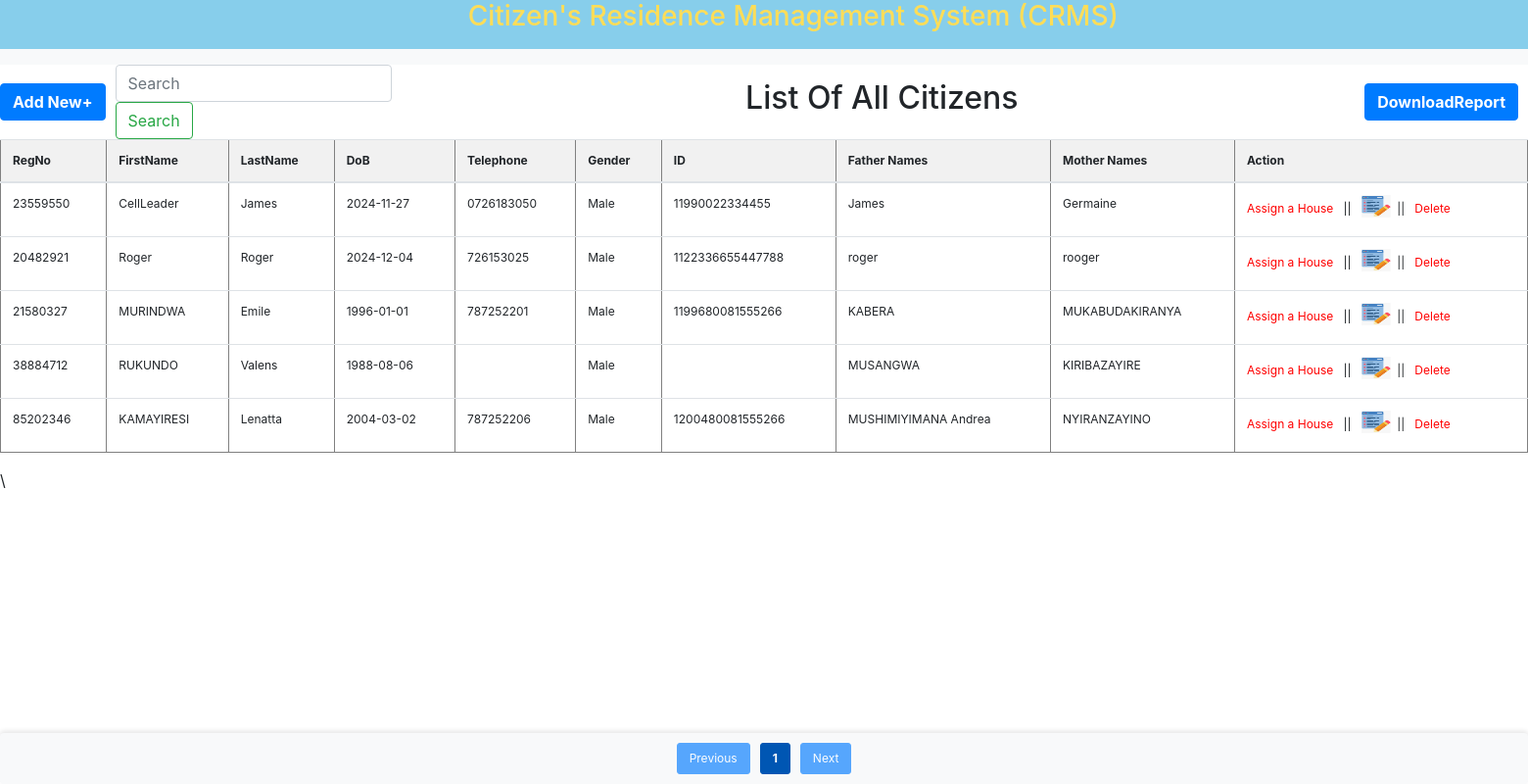
Page /ListOfCitizens.php (signed in) on the earlier database version.
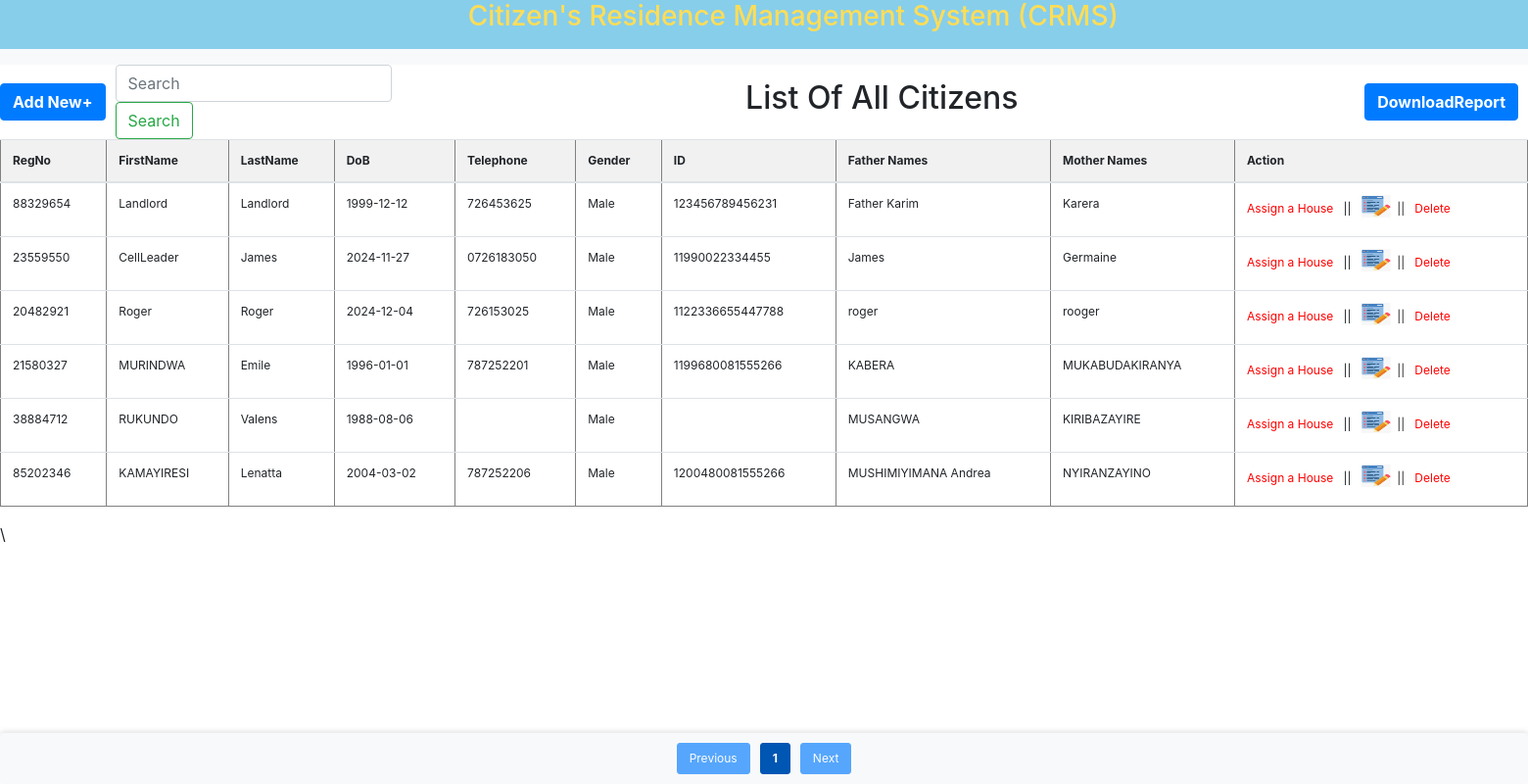
Same page on the later database version.
### tables this page shows
CREATE TABLE `resident` (
  `Identifier` varchar(8) DEFAULT NULL,
  `Firstname` varchar(20) DEFAULT NULL,
  `Lastname` varchar(20) DEFAULT NULL,
  `DoB` date DEFAULT NULL,
  `Telephone` varchar(10) DEFAULT NULL,
  `Gender` varchar(6) DEFAULT NULL,
  `ID` bigint DEFAULT NULL,
  `FatherNames` varchar(20) DEFAULT NULL,
  `MotherNames` varchar(20) DEFAULT NULL,
  `Province` varchar(20) DEFAULT NULL,
  `District` varchar(20) DEFAULT NULL,
  `Sector` varchar(20) DEFAULT NULL,
  `Cell` varchar(20) DEFAULT NULL,
  `Village` varchar(20) DEFAULT NULL,
  `Citizen_Category` varchar(20) DEFAULT NULL,
  `HouseNo` varchar(30) DEFAULT NULL,
  `Password` varchar(255) DEFAULT '',
  `Status` varchar(9) DEFAULT NULL,
  `RegDate` datetime DEFAULT CURRENT_TIMESTAMP
);

### ListOfCitizens.php (the view, shortened to what this page needs)
<!DOCTYPE html>
<html lang="en">
<head>
    <link rel="stylesheet" href="bootstrap/bootstrap.css">
    <link rel="stylesheet" href="css/style.css">
</head>
<body>
<?php include 'header.php'; ?>
<?php
$conn = new mysqli('localhost', 'super', '', 'crms');
$records_per_page = 7;
$page = isset($_GET['page']) ? (int)$_GET['page'] : 1;
$offset = ($page - 1) * $records_per_page;
$search_query = isset($_GET['search']) ? $conn->real_escape_string($_GET['search']) : '';
$sql = "SELECT Identifier, Firstname, Lastname, DoB, Telephone, Gender, ID, FatherNames, MotherNames, Province, District, Sector, Cell, Village, citizen_category, HouseNo, Status,RegDate
        FROM resident
        WHERE CONCAT_WS(' ', Firstname, Lastname, DoB, Telephone, Gender, ID, FatherNames, MotherNames, Province, District, Sector, Cell, Village, citizen_category, HouseNo, Status,RegDate) LIKE ?
        ORDER BY RegDate DESC
        LIMIT ? OFFSET ?";
$stmt = $conn->prepare($sql);
$search_param = "%$search_query%";
$stmt->bind_param("sii", $search_param, $records_per_page, $offset);
$stmt->execute();
$result = $stmt->get_result();
$total_sql = "SELECT COUNT(*) as total FROM resident WHERE CONCAT_WS(' ', Firstname, Lastname, ID, FatherNames, MotherNames, Province, District, Sector, Cell, Village, citizen_category, HouseNo, Status,RegDate) LIKE ?";
$total_stmt = $conn->prepare($total_sql);
$total_stmt->bind_param("s", $search_param);
$total_stmt->execute();
$total_result = $total_stmt->get_result();
$total_row = $total_result->fetch_assoc();
$total_records = $total_row['total'];
$total_pages = ceil($total_records / $records_per_page);
if ($result->num_rows > 0) {
    echo "<div class='table-container'>";
    echo "<table border='1' class='table table-striped' style='min-width: 60%;>";
    echo "<thead>";
    echo "<tr>
            <th colspan='16' style='text-align: left; background-color: #f8f9fa;'>
                <div style='display: flex; align-items: center;'>
                    <div style='margin-right: 10px;'>
                        <a class='small' href='addResident.php'>
                            <button class='btn btn-primary'><b>Add New+</b></button>
                        </a>
                    </div>
                    <div style='margin-right: 8px;'>
                        <form class='form-inline my-2 my-lg-0' method='GET' action=''>
                            <input class='form-control mr-sm-2' type='search' name='search' placeholder='Search' aria-label='Search' value='" . htmlspecialchars($search_query) . "'>
                            <button class='btn btn-outline-success my-2 my-sm-0' type='submit'>Search</button>
                        </form>
                    </div>
                    <div style='flex: 1; text-align: center; font-size: 18px;'>
                        <h2 class='text-center'>List Of All Citizens</h2>
                    </div>
                     <div style='margin-right: 10px;'>
                        <button class='btn btn-primary' id='generateReportButton'><b>DownloadReport</b></button>
                    </div>
                </div>
            </th>
          </tr>";
    echo "<tr>
            <th scope='col'>RegNo</th>
            <th scope='col'>FirstName</th>
            <th scope='col'>LastName</th>
            <th scope='col'>DoB</th>
            <th scope='col'>Telephone</th>
            <th scope='col'>Gender</th>
            <th scope='col'>ID</th>
            <th scope='col'>Father    Names</th>
            <th scope='col'>Mother    Names</th>
            <th scope='col'>Action</th>
          </tr>";
    echo "<tbody>";
    while ($row = $result->fetch_assoc()) {
        echo "<tr>
                <td>" . htmlspecialchars($row["Identifier"]) . "</td>
                <td>" . htmlspecialchars($row["Firstname"]) . "</td>
                <td>" . htmlspecialchars($row["Lastname"]) . "</td>
                <td>" . htmlspecialchars($row["DoB"]) . "</td>
                <td>" . htmlspecialchars($row["Telephone"]) . "</td>
                <td>" . htmlspecialchars($row["Gender"]) . "</td>
                <td>" . htmlspecialchars($row["ID"]) . "</td>
                <td>" . htmlspecialchars($row["FatherNames"]) . "</td>
                <td>" . htmlspecialchars($row["MotherNames"]) . "</td>
                <td><a href='updateResident.php?identifier=" . htmlspecialchars($row["Identifier"]) . "' style='color: red;'>Assign a House</a> &nbsp&nbsp||&nbsp&nbsp
                    <a href='updateCitizen.php?identifier=" . htmlspecialchars($row["Identifier"]) . "' style='color: red;'><img src='images/edit.jpg' width='30px' height='30px'></a>&nbsp&nbsp||&nbsp&nbsp
                    <a href='deleteCitizen.php?identifier=" . htmlspecialchars($row["Identifier"]) . "' style='color: red;'>Delete</a></td>
              </tr>";
    }
    echo "</tbody>";
    echo "</table>";
    echo "</div>";
    echo "<div class='pagination'>";
    if ($page > 1) {
        echo "<a href='?page=" . ($page - 1) . "&search=" . urlencode($search_query) . "' class='btn btn-primary' style='background-color: #007bff; border-color: #007bff;'>Previous</a>";
    } else {
        echo "<span class='btn btn-primary disabled'>Previous</span>";
    }
    for ($i = 1; $i <= $total_pages; $i++) {
        if ($i == $page) {
            echo "<span class='current'>$i</span>";
        } else {
            echo "<a href='?page=$i&search=" . urlencode($search_query) . "'>$i</a>";
        }
    }
    if ($page < $total_pages) {
        echo "<a href='?page=" . ($page + 1) . "&search=" . urlencode($search_query) . "' class='btn btn-primary' style='background-color: #007bff; border-color: #007bff;'>Next</a>";
    } else {
        echo "<span class='btn btn-primary disabled'>Next</span>";
    }
    echo "</div>";
}
?>
<script src="bootstrap/bootstrap.bundle.js"></script>\
</body>
</html>

### header.php (shortened to what this page needs)
<div class="row" style="background:skyblue; height:50px; width:2000px; text-align: center; .header h3:hover {
            color: #ffdd57;">
    <div class="pageheader" style="text-align:center;">
        <h3>&nbsp &nbsp &nbsp &nbsp&nbsp &nbsp &nbsp &nbsp &nbsp &nbsp &nbsp &nbsp &nbsp &nbsp &nbsp &nbsp &nbsp
            &nbsp &nbsp &nbsp &nbsp&nbsp &nbsp &nbsp &nbsp &nbsp &nbsp &nbsp &nbsp &nbsp &nbsp &nbsp &nbsp &nbsp
            Citizen's Residence Management System (CRMS)</h3>
    </div>
</div>
<nav class="navbar navbar-expand-lg navbar-light bg-light">
</nav>

### css/style.css (style rules this page uses)
html, body { height: 100%; margin: 0; padding: 0; }
.pagination { display: flex; justify-content: center; align-items: center; position: fixed; bottom: 0; width: 100%; background-color: #f8f9fa; padding: 10px 0; box-shadow: 0 -2px 5px rgba(0, 0, 0, 0.1); z-index: 1000; }
.pagination a, .pagination span { margin: 0 5px; text-decoration: none; padding: 5px 10px; color: #fff; background-color: #007bff; border: 1px solid #007bff; border-radius: 3px; }
.pagination span.current { background-color: #0056b3; border-color: #0056b3; }
h3 { color:Black; }
.row { width: 1200; }

### ListOfCitizens.php (style rules this page uses)
table { align: Center; table-layout: auto; width: 100%; font-size: 12px; }
th, td { padding: 5px 8px; word-wrap: break-word; text-align: left; }
th { background-color: #f1f1f1; font-weight: bold; }
td { background-color: #ffffff; }
.pagination a, .pagination span { font-size: 12px; padding: 6px 12px; }
.pagination { margin-top: 15px; }
.table-container { overflow-x: auto; }
.pagination .current { font-weight: bold; }

Differences in the rows shown:
added resident: Identifier "88329654", Firstname "Landlord", Lastname "Landlord", DoB "1999-12-12", Telephone "726453625", Gender "Male", ID "123456789456231", FatherNames "Father Karim", MotherNames "Karera"
